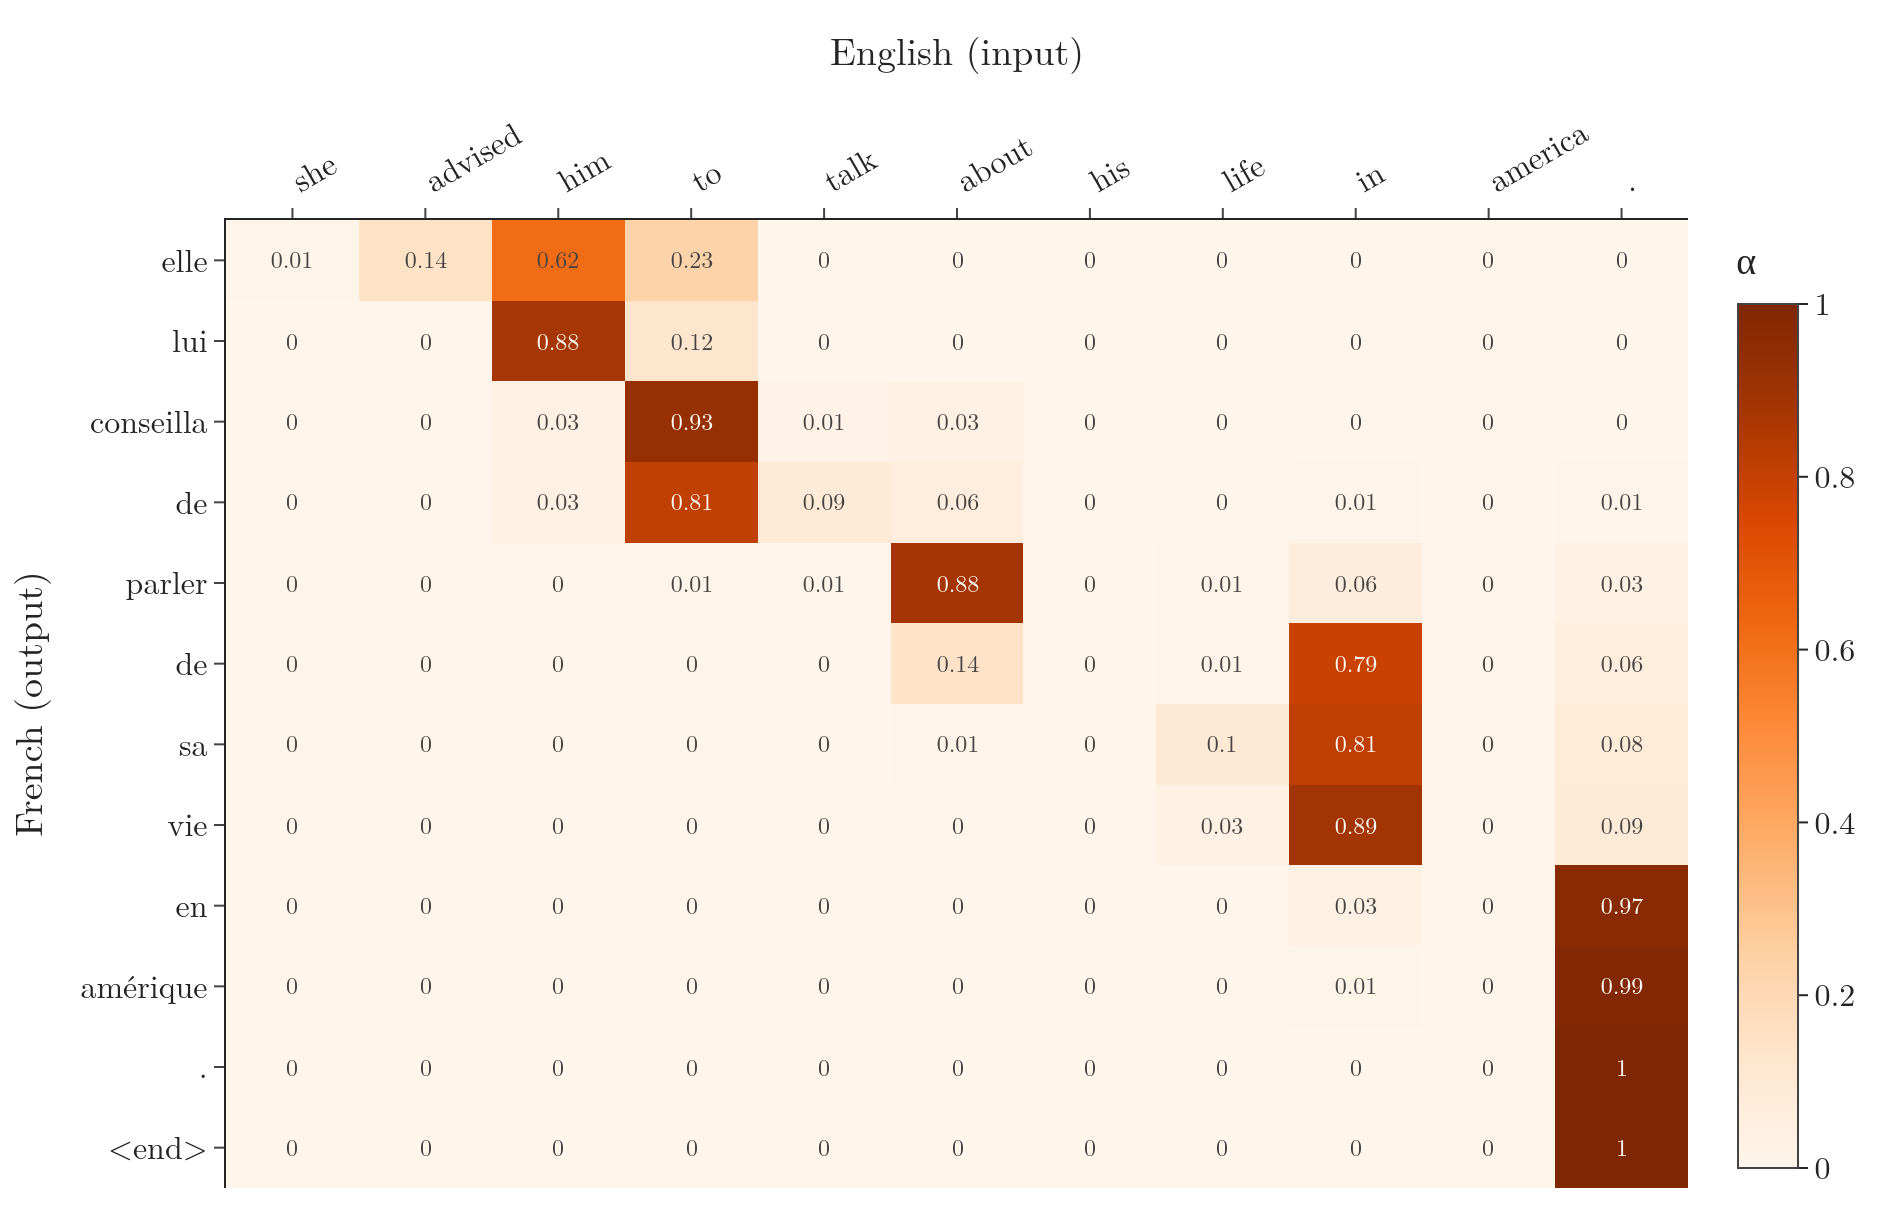

This figure's Python source:
"""Attention weights of the trained attention model on one real test sentence: one row per French word written,
one column per English word read (Plotly heatmap)."""
from pathlib import Path
import pandas as pd
import plotly.graph_objects as go
from common import FONT

here = Path(__file__).parent
w = pd.read_csv(here.parent / "data" / "attention_weights.csv", index_col=0, keep_default_na=False)
cols = [c + "\u200b" * j for j, c in enumerate(w.columns)]
rows = [r.replace("<", "&lt;") + "\u200b" * i for i, r in enumerate(w.index)]   # repeated words stay separate rows
fig = go.Figure(go.Heatmap(z=w.values, x=cols, y=rows, colorscale="Oranges", zmin=0, zmax=1,
                           text=w.values.round(2), texttemplate="%{text}", textfont=dict(size=12),
                           colorbar=dict(title="α")))
fig.update_layout(template="simple_white", width=950, height=110 + 42 * len(rows), font=FONT,
                  xaxis=dict(title="English (input)", side="top", tickangle=-30),
                  yaxis=dict(title="French (output)", autorange="reversed"), margin=dict(l=110, r=20, t=110, b=20))
fig.write_image(here / "attention_heatmap.png", scale=2)
fig.write_image(here / "attention_heatmap.pdf")
